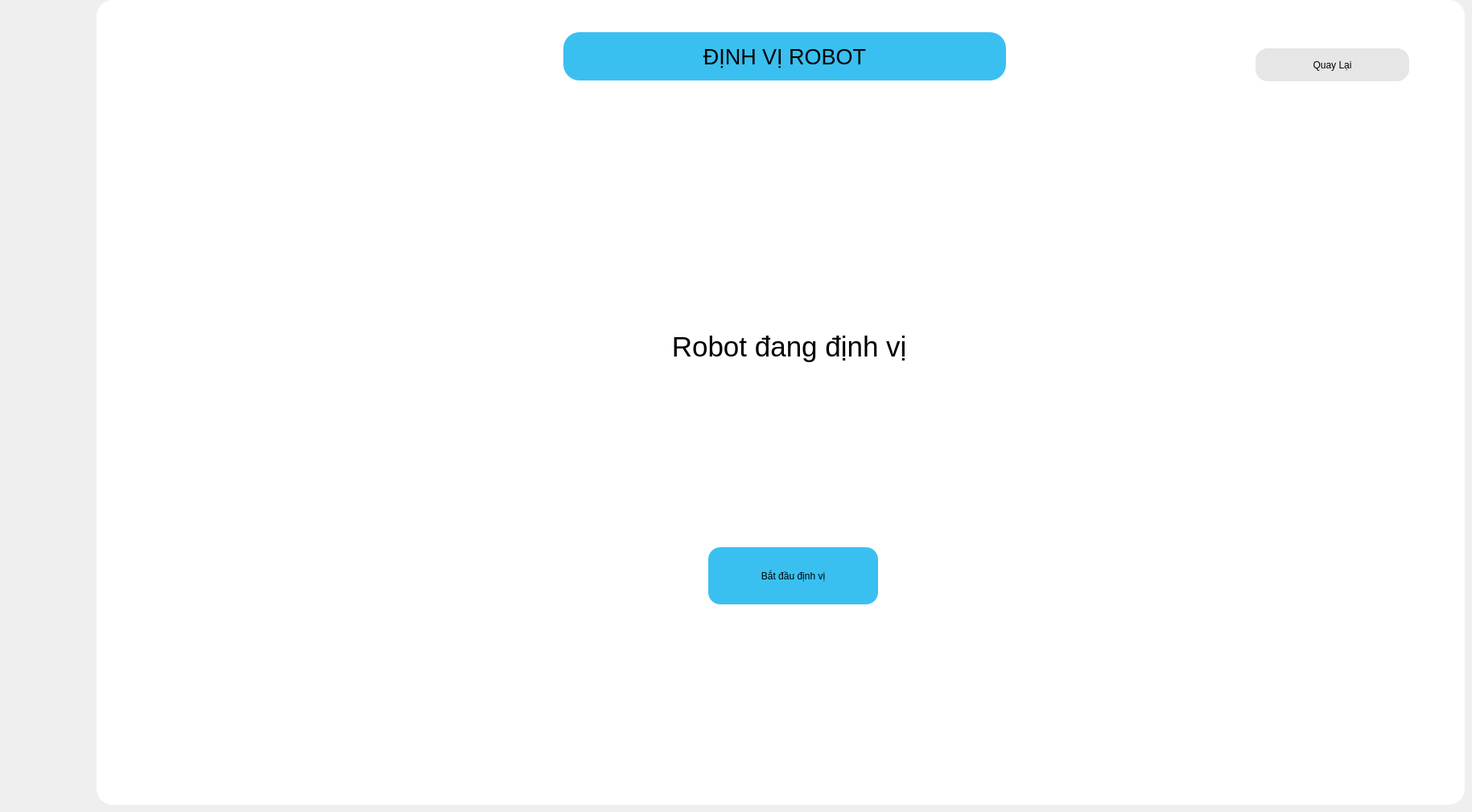
    <widget class="QWidget" name="page_dinhvi">
     <widget class="QFrame" name="frame_8">
      <property name="geometry">
       <rect>
        <x>120</x>
        <y>0</y>
        <width>1700</width>
        <height>1000</height>
       </rect>
      </property>
      <property name="styleSheet">
       <string notr="true">background-color: rgb(255, 255, 255);
  border-radius: 20px;</string>
      </property>
      <property name="frameShape">
       <enum>QFrame::StyledPanel</enum>
      </property>
      <property name="frameShadow">
       <enum>QFrame::Raised</enum>
      </property>
      <widget class="QLabel" name="label_caidat_dinhvi_2">
       <property name="geometry">
        <rect>
         <x>580</x>
         <y>40</y>
         <width>550</width>
         <height>60</height>
        </rect>
       </property>
       <property name="maximumSize">
        <size>
         <width>800</width>
         <height>200</height>
        </size>
       </property>
       <property name="sizeIncrement">
        <size>
         <width>800</width>
         <height>200</height>
        </size>
       </property>
       <property name="font">
        <font>
         <pointsize>20</pointsize>
         <weight>50</weight>
         <bold>false</bold>
        </font>
       </property>
       <property name="styleSheet">
        <string notr="true">
background-color: rgb(58,192,240);
border-radius: 20px;
</string>
       </property>
       <property name="text">
        <string>ĐỊNH VỊ ROBOT</string>
       </property>
       <property name="alignment">
        <set>Qt::AlignCenter</set>
       </property>
      </widget>
      <widget class="QLabel" name="label_status">
       <property name="geometry">
        <rect>
         <x>560</x>
         <y>370</y>
         <width>611</width>
         <height>121</height>
        </rect>
       </property>
       <property name="font">
        <font>
         <pointsize>26</pointsize>
        </font>
       </property>
       <property name="text">
        <string>Robot đang định vị </string>
       </property>
       <property name="alignment">
        <set>Qt::AlignCenter</set>
       </property>
      </widget>
      <widget class="QPushButton" name="btn_bd_dinhvi">
       <property name="geometry">
        <rect>
         <x>760</x>
         <y>680</y>
         <width>211</width>
         <height>71</height>
        </rect>
       </property>
       <property name="styleSheet">
        <string notr="true">QPushButton#btn_bd_dinhvi{
 
	border-radius: 15px;
	background-color: rgb(58,192,240);
	font: 75 17pt &quot;MS Shell Dlg 2&quot;;
	
}

QPushButton#btn_bd_dinhvi:pressed{
padding-left :3px;
padding-top :3px;
border-radius: 15px;
font: 75 17pt &quot;MS Shell Dlg 2&quot;;

	background-color: rgb(0, 255, 0);
}
</string>
       </property>
       <property name="text">
        <string>Bắt đầu định vị</string>
       </property>
      </widget>
      <widget class="QPushButton" name="bt_back_dinhvi">
       <property name="geometry">
        <rect>
         <x>1440</x>
         <y>60</y>
         <width>191</width>
         <height>41</height>
        </rect>
       </property>
       <property name="styleSheet">
        <string notr="true">QPushButton#bt_back_dinhvi{
     border-radius: 15px;
	font: 75 23pt &quot;MS Shell Dlg 2&quot;;
	border: 1px solid rgb(230, 230, 230);
background-color: rgb(230, 230, 230);

}
QPushButton#bt_back_dinhvi:pressed{
background-color: qlineargradient(spread:pad, x1:0, y1:0, x2:1, y2:0, stop:0 rgba(58, 192, 255, 219), stop:1 rgba(58, 192, 255, 226));

}
QPushButton#bt_back_dinhvi:pressed{
padding-left :2px;
padding-top :2px;

	background-color: rgb(58, 192, 255);
}

</string>
       </property>
       <property name="text">
        <string>Quay Lại</string>
       </property>
       <property name="icon">
        <iconset>
         <normaloff>../../../.designer/images/quaylai_xoafont.png</normaloff>../../../.designer/images/quaylai_xoafont.png</iconset>
       </property>
       <property name="iconSize">
        <size>
         <width>60</width>
         <height>60</height>
        </size>
       </property>
      </widget>
     </widget>
    </widget>
